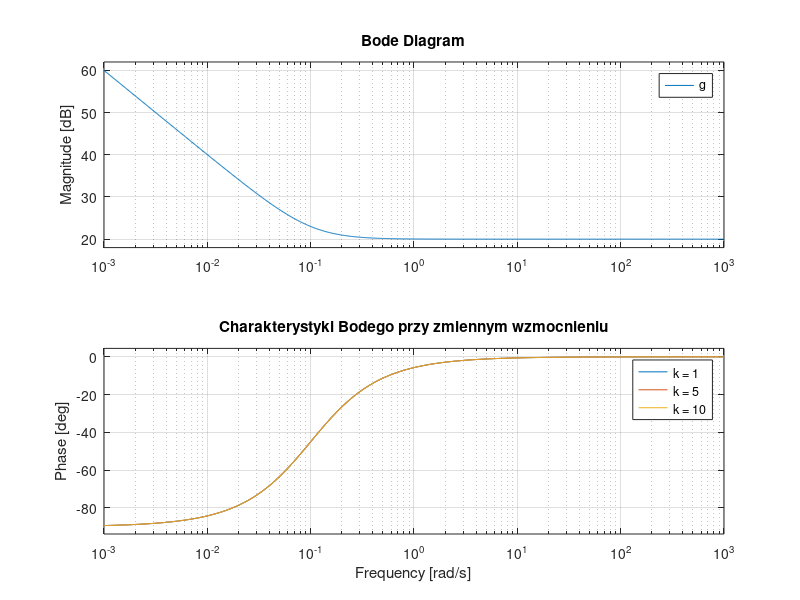
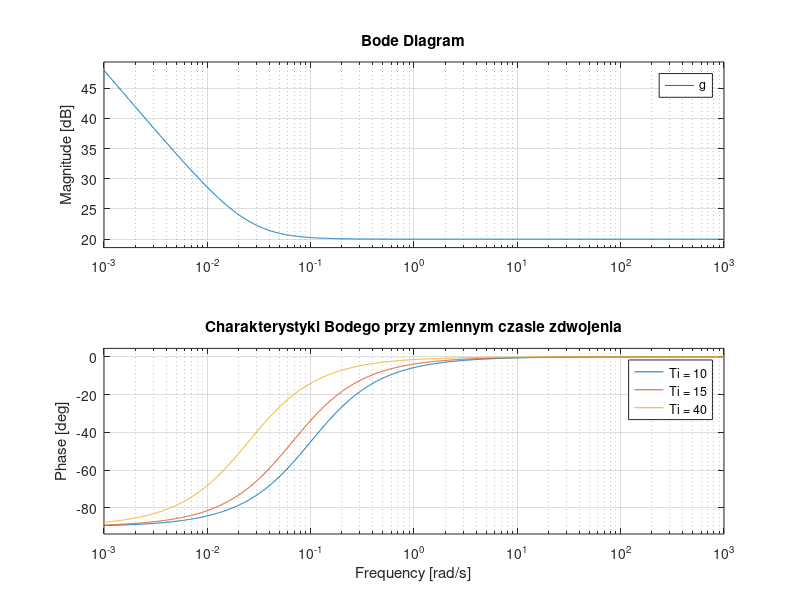

Source code (MATLAB) for these figures, in order:
clear all; close all;

% ?????????????????????????????????????????????????????????????
% PI
% Charakterystyka Nyquista
%% *****************************************
figure(1)
k = 1; Ti = 10;
g = tf([k*Ti, k], [Ti, 0]);
nyquist(g)
hold on

k = 5; Ti = 10;
g = tf([k*Ti, k], [Ti, 0]);
nyquist(g)

k = 10; Ti = 10;
g = tf([k*Ti, k], [Ti, 0]);
nyquist(g)


grid on
title('Charakterystyka Nyquista przy zmiennym wzmocnieniu')
legend('k = 1','k = 5','k = 10')

%% *****************************************
figure(2)
k = 10; Ti = 10;
g = tf([k*Ti, k], [Ti, 0]);
nyquist(g)
hold on

k = 10; Ti = 15;
g = tf([k*Ti, k], [Ti, 0]);
nyquist(g)

k = 10; Ti = 40;
g = tf([k*Ti, k], [Ti, 0]);
nyquist(g)


grid on
title('Charakterystyka Nyquista przy zmiennym czasie zdwojenia')
legend('Ti = 10','Ti = 15','Ti = 40')

% Charakterystyki Bodego
%% *****************************************
figure(1)
k = 1; Ti = 10;
g = tf([k*Ti, k], [Ti, 0]);
w = logspace(-3, 3, 1000); bode(g, w)
hold on

k = 5; Ti = 10;
g = tf([k*Ti, k], [Ti, 0]);
w = logspace(-3, 3, 1000); bode(g, w)

k = 10; Ti = 10;
g = tf([k*Ti, k], [Ti, 0]);
w = logspace(-3, 3, 1000); bode(g, w)


grid on
title('Charakterystyki Bodego przy zmiennym wzmocnieniu')
legend('k = 1','k = 5','k = 10')

%% *****************************************
figure(2)
k = 10; Ti = 10;
g = tf([k*Ti, k], [Ti, 0]);
w = logspace(-3, 3, 1000); bode(g, w)
hold on

k = 10; Ti = 15;
g = tf([k*Ti, k], [Ti, 0]);
w = logspace(-3, 3, 1000); bode(g, w)

k = 10; Ti = 40;
g = tf([k*Ti, k], [Ti, 0]);
w = logspace(-3, 3, 1000); bode(g, w)


grid on
title('Charakterystyki Bodego przy zmiennym czasie zdwojenia')
legend('Ti = 10','Ti = 15','Ti = 40')
